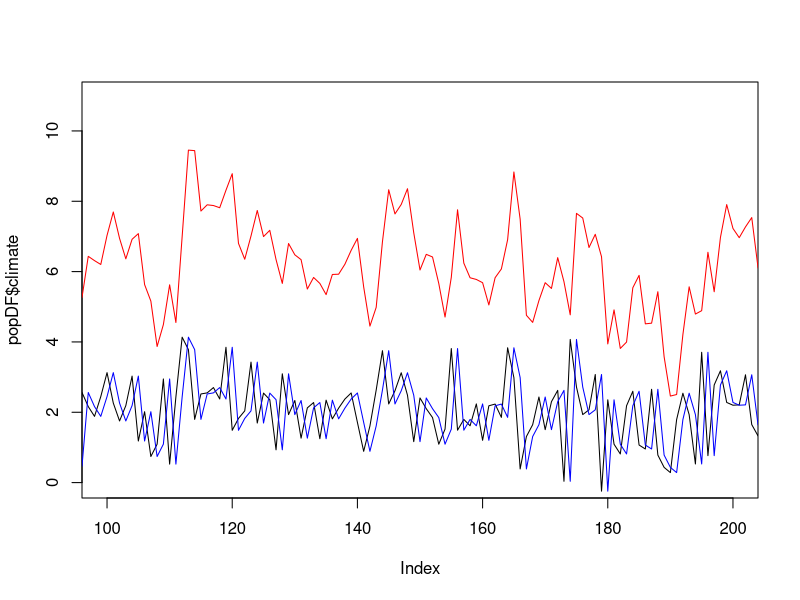

Reproduce this figure in R.
rm(list = ls() ) 

#### Gompertz Population Dynamics single species 
logGompertz = function( X, A, B, ER, C, C2, U, U2) { 
  #### X is species current log abundance 
  #### U is external environment 
  #### X2 is species log abundance in next time step 
  #### A is the intrinsic growth rate 
  #### B determines density dependence 
  #### ER is an observation error 
  #### C is the effect of U on population growth
  
  X = as.vector(X, mode= 'numeric')
  U = as.vector(U)
  X2 = A + B%*%X + C%*%U + C2%*%U2 + ER   
  return(X2)
}

#### parameters 
time = 10000
clim = rnorm(time, 2, 1)
climLag = c(NA, clim[ -length(clim) ] )

pop = rep(NA, time + 1)
B = 0.5
A = 0
C = 0.5 ### climate effect 
C2 = 1 #### climate lag effect 

EV = 0.1

##### population data  
N = pop
pop[1] = 100
N[1] = log(pop[1])

##### data frame for analysis 
popDF = data.frame( climate = c(clim, NA), population = N, climLag = c(climLag, NA)) 


##### Simulate data 
for( i in 2:time) { 
  E = rnorm(1, 0, EV)
  popDF$population[i] = logGompertz(X = popDF$population[i-1], 
                                    A = A, 
                                    B = B, 
                                    C = C, 
                                    C2 = C2,  
                                    U = popDF$climate[i], 
                                    U2 = popDF$climLag[i], 
                                    ER = E)
}

popDF = data.frame( popDF, popLag = c(NA, popDF$population[ -length(popDF$population)]))
head( popDF ) 

##### Plot time series 
par(mfrow = c(1,1))
plot(popDF$climate, type = 'l', ylim = c(0, max(popDF$population, na.rm=TRUE)), xlim = c(100,200))
points(popDF$population, type = 'l', col= 'red')
points(popDF$climLag, type = 'l', col = 'blue')

##### simple linear model 
##### estimate parameters 
popDF = popDF[ -c(1:100), ] #### drop first 100 time steps to remove transient effects

m1 = lm( population ~ 0 + popLag + climate + climLag, data = popDF)
summary(m1)

m2 = lm( population ~ 0 + popLag + climLag, data = popDF)
summary(m2)


